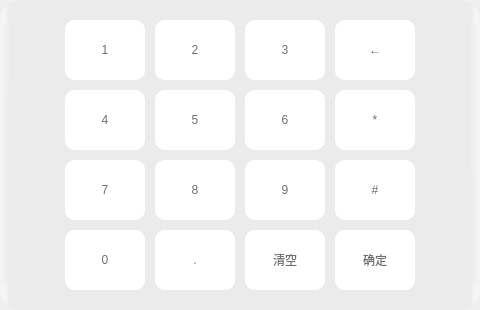
<?xml version="1.0" encoding="UTF-8"?>
<ui version="4.0">
 <class>KeyboardDialog</class>
 <widget class="QDialog" name="KeyboardDialog">
  <property name="geometry">
   <rect>
    <x>0</x>
    <y>0</y>
    <width>480</width>
    <height>310</height>
   </rect>
  </property>
  <property name="minimumSize">
   <size>
    <width>480</width>
    <height>300</height>
   </size>
  </property>
  <property name="maximumSize">
   <size>
    <width>480</width>
    <height>310</height>
   </size>
  </property>
  <property name="windowTitle">
   <string>Dialog</string>
  </property>
  <property name="styleSheet">
   <string notr="true"/>
  </property>
  <layout class="QGridLayout" name="gridLayout">
   <property name="leftMargin">
    <number>0</number>
   </property>
   <property name="topMargin">
    <number>0</number>
   </property>
   <property name="rightMargin">
    <number>0</number>
   </property>
   <property name="bottomMargin">
    <number>0</number>
   </property>
   <property name="spacing">
    <number>0</number>
   </property>
   <item row="0" column="0">
    <widget class="QFrame" name="frame">
     <property name="styleSheet">
      <string notr="true">QFrame{
	border: none;
	background-color: rgb(235, 235, 235);
	border-left-color: rgb(85, 0, 0);
	border-radius: 20px 20px 0px 0px;
	border-left: 10px solid qlineargradient(spread:pad, x1:1, y1:0.267, x2:0, y2:0.256, stop:0 rgba(235, 235, 235, 255), stop:1 rgba(245, 245, 245, 255));
	border-right: 10px solid qlineargradient(spread:pad, x1:0, y1:0.574, x2:1, y2:0.563, stop:0 rgba(235, 235, 235, 255), stop:1 rgba(245, 245, 245, 255));
}
QPushButton{
	min-width:80px;
	max-width:80px;
	min-height:60px;
	max-height:60px;
	outline:none;
	border: none;
	border-radius:10px;
	background-color: rgb(255, 255, 255);
	font: 57 14pt &quot;思源黑体 CN Medium&quot;;
	color: rgb(111, 111, 111);
}
QPushButton::pressed{
	background-color: rgb(214, 214, 214);
}</string>
     </property>
     <property name="frameShape">
      <enum>QFrame::NoFrame</enum>
     </property>
     <property name="frameShadow">
      <enum>QFrame::Raised</enum>
     </property>
     <layout class="QGridLayout" name="gridLayout_2">
      <property name="leftMargin">
       <number>10</number>
      </property>
      <property name="topMargin">
       <number>10</number>
      </property>
      <property name="rightMargin">
       <number>10</number>
      </property>
      <property name="bottomMargin">
       <number>10</number>
      </property>
      <property name="spacing">
       <number>10</number>
      </property>
      <item row="0" column="2">
       <spacer name="verticalSpacer">
        <property name="orientation">
         <enum>Qt::Vertical</enum>
        </property>
        <property name="sizeHint" stdset="0">
         <size>
          <width>20</width>
          <height>1</height>
         </size>
        </property>
       </spacer>
      </item>
      <item row="1" column="1">
       <widget class="QPushButton" name="pushButton_1">
        <property name="cursor">
         <cursorShape>PointingHandCursor</cursorShape>
        </property>
        <property name="text">
         <string>1</string>
        </property>
       </widget>
      </item>
      <item row="1" column="2" colspan="2">
       <widget class="QPushButton" name="pushButton_2">
        <property name="cursor">
         <cursorShape>PointingHandCursor</cursorShape>
        </property>
        <property name="text">
         <string>2</string>
        </property>
       </widget>
      </item>
      <item row="1" column="4">
       <widget class="QPushButton" name="pushButton_3">
        <property name="cursor">
         <cursorShape>PointingHandCursor</cursorShape>
        </property>
        <property name="text">
         <string>3</string>
        </property>
       </widget>
      </item>
      <item row="1" column="5">
       <widget class="QPushButton" name="pushButton_25">
        <property name="cursor">
         <cursorShape>PointingHandCursor</cursorShape>
        </property>
        <property name="text">
         <string>←</string>
        </property>
       </widget>
      </item>
      <item row="2" column="0" rowspan="2">
       <spacer name="horizontalSpacer">
        <property name="orientation">
         <enum>Qt::Horizontal</enum>
        </property>
        <property name="sizeHint" stdset="0">
         <size>
          <width>87</width>
          <height>20</height>
         </size>
        </property>
       </spacer>
      </item>
      <item row="2" column="1">
       <widget class="QPushButton" name="pushButton_4">
        <property name="cursor">
         <cursorShape>PointingHandCursor</cursorShape>
        </property>
        <property name="text">
         <string>4</string>
        </property>
       </widget>
      </item>
      <item row="2" column="2" colspan="2">
       <widget class="QPushButton" name="pushButton_5">
        <property name="cursor">
         <cursorShape>PointingHandCursor</cursorShape>
        </property>
        <property name="text">
         <string>5</string>
        </property>
       </widget>
      </item>
      <item row="2" column="4">
       <widget class="QPushButton" name="pushButton_6">
        <property name="cursor">
         <cursorShape>PointingHandCursor</cursorShape>
        </property>
        <property name="text">
         <string>6</string>
        </property>
       </widget>
      </item>
      <item row="2" column="5">
       <widget class="QPushButton" name="pushButton_26">
        <property name="cursor">
         <cursorShape>PointingHandCursor</cursorShape>
        </property>
        <property name="text">
         <string>*</string>
        </property>
       </widget>
      </item>
      <item row="2" column="6" rowspan="2">
       <spacer name="horizontalSpacer_2">
        <property name="orientation">
         <enum>Qt::Horizontal</enum>
        </property>
        <property name="sizeHint" stdset="0">
         <size>
          <width>86</width>
          <height>20</height>
         </size>
        </property>
       </spacer>
      </item>
      <item row="3" column="1">
       <widget class="QPushButton" name="pushButton_7">
        <property name="cursor">
         <cursorShape>PointingHandCursor</cursorShape>
        </property>
        <property name="text">
         <string>7</string>
        </property>
       </widget>
      </item>
      <item row="3" column="2" colspan="2">
       <widget class="QPushButton" name="pushButton_8">
        <property name="cursor">
         <cursorShape>PointingHandCursor</cursorShape>
        </property>
        <property name="text">
         <string>8</string>
        </property>
       </widget>
      </item>
      <item row="3" column="4">
       <widget class="QPushButton" name="pushButton_9">
        <property name="cursor">
         <cursorShape>PointingHandCursor</cursorShape>
        </property>
        <property name="text">
         <string>9</string>
        </property>
       </widget>
      </item>
      <item row="3" column="5">
       <widget class="QPushButton" name="pushButton_27">
        <property name="cursor">
         <cursorShape>PointingHandCursor</cursorShape>
        </property>
        <property name="text">
         <string>#</string>
        </property>
       </widget>
      </item>
      <item row="4" column="1">
       <widget class="QPushButton" name="pushButton_0">
        <property name="cursor">
         <cursorShape>PointingHandCursor</cursorShape>
        </property>
        <property name="text">
         <string>0</string>
        </property>
       </widget>
      </item>
      <item row="4" column="2" colspan="2">
       <widget class="QPushButton" name="pushButton_10">
        <property name="cursor">
         <cursorShape>PointingHandCursor</cursorShape>
        </property>
        <property name="text">
         <string>.</string>
        </property>
       </widget>
      </item>
      <item row="4" column="4">
       <widget class="QPushButton" name="pushButton_11">
        <property name="cursor">
         <cursorShape>PointingHandCursor</cursorShape>
        </property>
        <property name="text">
         <string>清空</string>
        </property>
       </widget>
      </item>
      <item row="4" column="5">
       <widget class="QPushButton" name="pushButton_12">
        <property name="cursor">
         <cursorShape>PointingHandCursor</cursorShape>
        </property>
        <property name="text">
         <string>确定</string>
        </property>
       </widget>
      </item>
      <item row="5" column="3" colspan="2">
       <spacer name="verticalSpacer_2">
        <property name="orientation">
         <enum>Qt::Vertical</enum>
        </property>
        <property name="sizeHint" stdset="0">
         <size>
          <width>20</width>
          <height>1</height>
         </size>
        </property>
       </spacer>
      </item>
     </layout>
    </widget>
   </item>
  </layout>
 </widget>
 <resources/>
 <connections/>
</ui>
